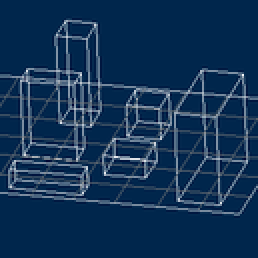
#> input picture images/task4/F5test1.png, 129 x 129 px, shrunk from 256 x 256 before the run (shown 2 times larger)
$ python testF5.py
#> lines starting #> are read from the running program, lines starting #| are printed output that depends on the picture
import numpy as np
import cv2
from matplotlib import pyplot as plt

def fft2(image):
    return np.fft.fftshift(np.fft.fft2(image))

def ifft2(freq_image):
    return np.fft.ifft2(np.fft.ifftshift(freq_image))

def apply_filter(freq_image, mask):
    return freq_image * mask

def load_mask(mask_path):
    return cv2.imread(mask_path, cv2.IMREAD_GRAYSCALE) / 255.0

def visualize_spectrum(dft, title="Spectrum", channel=None):
    """Visualize the magnitude and phase spectrum of a Fourier transform."""
    magnitude = np.log(np.abs(dft) + 1)  # Apply log for better visualization
    phase = np.angle(dft)

    plt.figure(figsize=(12, 6))
    plt.subplot(1, 2, 1)
    plt.title(f"{title} - Magnitude Spectrum (Channel: {channel})")
    plt.imshow(magnitude, cmap='gray')
    plt.colorbar()

    plt.subplot(1, 2, 2)
    plt.title(f"{title} - Phase Spectrum (Channel: {channel})")
    plt.imshow(phase, cmap='gray')
    plt.colorbar()
    plt.savefig(f"{title}_channel_{channel}.png")
    plt.close()

def high_pass_edge_filter(image_path, mask_path):
    # Load the color image
#> called with image_path = './images/task4/F5test1.png', mask_path = './images/task4/F5mask2.png'
    image = cv2.imread(image_path)
#> image is the input picture: shape (129, 129, 3); mean B, G, R 85.7, 50.6, 17.5
    image = cv2.cvtColor(image, cv2.COLOR_BGR2RGB)  # Convert BGR to RGB
    mask = load_mask(mask_path)  # Load the grayscale mask
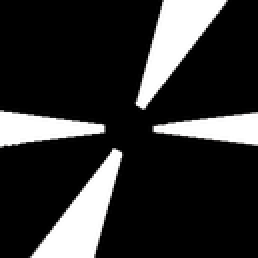
#> input picture images/task4/F5mask2.png, 129 x 129 px, shrunk from 256 x 256 before the run (shown 2 times larger)

    filtered_image = np.zeros_like(image, dtype=np.float32)

    for channel in range(3):
        freq_image = fft2(image[:, :, channel])
        filtered_freq = apply_filter(freq_image, mask)
        visualize_spectrum(filtered_freq, title="Filtered Spectrum", channel=channel)  # Save spectrum visualization

        filtered_channel = np.abs(ifft2(filtered_freq))
        filtered_image[:, :, channel] = filtered_channel
#> this loop made 3 passes
#> pass 1, in visualize_spectrum, `magnitude = np.log(np.abs(dft) + 1)`:
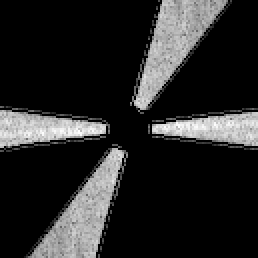
#> magnitude: shape (129, 129) float64 (shown 2 times larger); min 0, max 10.32, mean 1.61; drawn with min black and max white
#> pass 1, in visualize_spectrum, `phase = np.angle(dft)`:
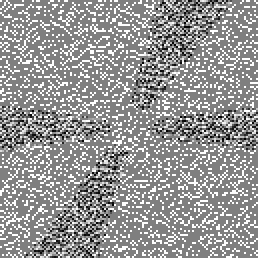
#> phase: shape (129, 129) float64 (shown 2 times larger); min -3.14, max 3.14, mean 0.595; drawn with min black and max white
#> pass 1, in visualize_spectrum, `plt.savefig(f"{title}_channel_{channel}.png")`:
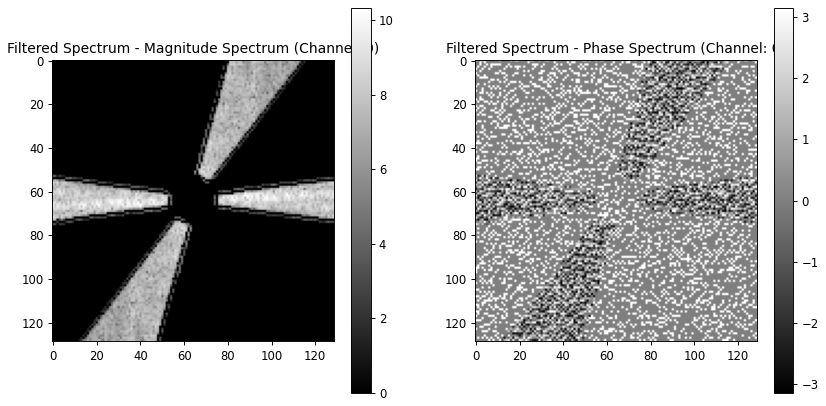
#> figure drawn by matplotlib, 4 panels
#> pass 1, in high_pass_edge_filter, `filtered_channel = np.abs(ifft2(filtered_freq))`:
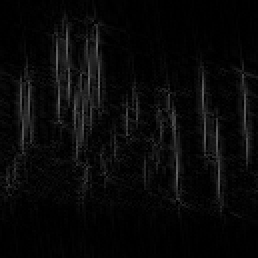
#> filtered_channel: shape (129, 129) float64 (shown 2 times larger); min 0.0142, max 103.3, mean 9
#> pass 2, in visualize_spectrum (call 2), `plt.savefig(f"{title}_channel_{channel}.png")`:
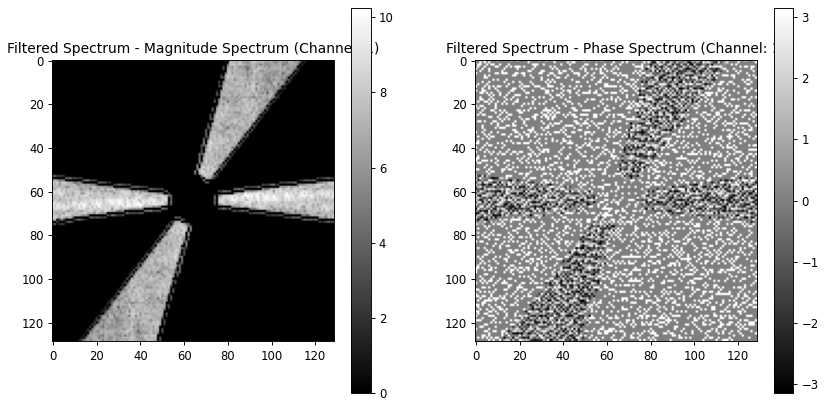
#> figure drawn by matplotlib, 4 panels

    filtered_image = np.clip(filtered_image, 0, 255).astype(np.uint8)

    plt.figure(figsize=(12, 6))
    plt.subplot(1, 2, 1)
    plt.title('Original Image')
    plt.imshow(image)

    plt.subplot(1, 2, 2)
    plt.title('Filtered Image')
    plt.imshow(filtered_image)

    plt.savefig('output_filtered_image.png')
    plt.close()

high_pass_edge_filter('./images/task4/F5test1.png', './images/task4/F5mask2.png')
